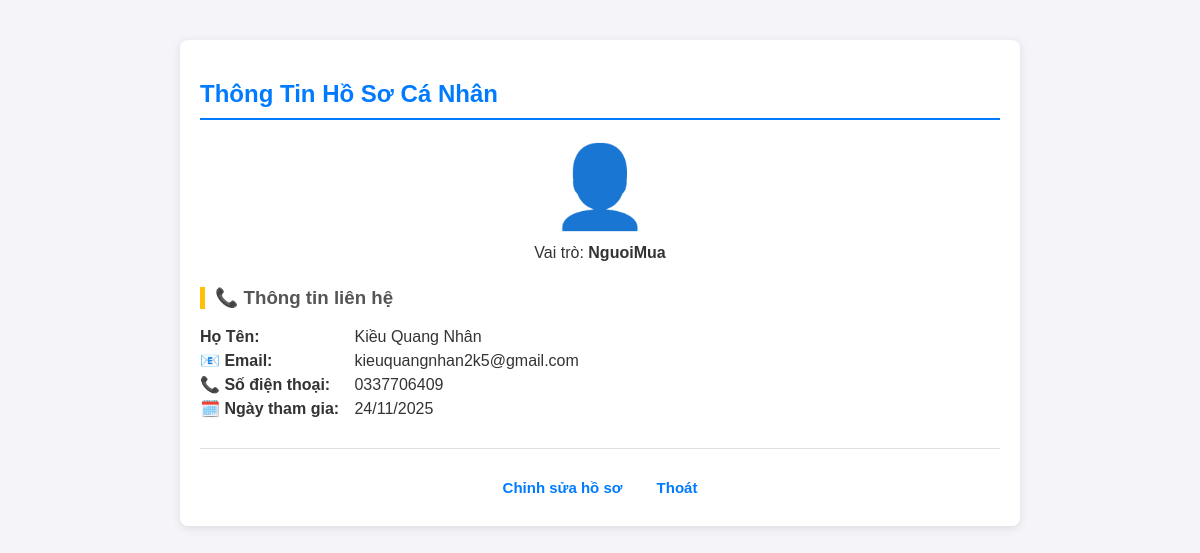
Page /shipper/XemTTCN.php (signed in) on the committed database.
### tables this page shows
CREATE TABLE IF NOT EXISTS `nguoidung` (
  `ID_NguoiDung` int NOT NULL AUTO_INCREMENT,
  `HoTen` varchar(100) NOT NULL,
  `Email` varchar(100) NOT NULL,
  `SoDienThoai` varchar(15) NOT NULL,
  `MatKhau_Hash` varchar(255) NOT NULL,
  `VaiTro` enum('NguoiMua','NguoiBan','NguoiGiaoHang','QuanTriVien') NOT NULL,
  `TrangThaiHoatDong` tinyint(1) DEFAULT '1',
  `DiaChiGiaoHangMacDinh` text,
  `NgayTao` datetime DEFAULT CURRENT_TIMESTAMP,
  `TenDangNhap` varchar(50) DEFAULT NULL,
  `AnhDaiDien` text NOT NULL,
  PRIMARY KEY (`ID_NguoiDung`),
  UNIQUE KEY `Email` (`Email`),
  UNIQUE KEY `SoDienThoai` (`SoDienThoai`),
  UNIQUE KEY `TenDangNhap` (`TenDangNhap`)
);

### src/shipper/XemTTCN.php (the view, shortened to what this page needs)
<?php
require_once __DIR__ . '/../../database/db.php';
$user_id = $_SESSION['user_id'];
$user_data = [];
$error = '';
$sql = "SELECT
            nd.ID_NguoiDung, nd.HoTen, nd.Email, nd.SoDienThoai, nd.VaiTro, nd.TrangThaiHoatDong, nd.NgayTao,
            hsg.AnhDaiDien,
            hsg.GioiTinh, hsg.NamSinh, hsg.Anh_CCCD_Truoc, hsg.Anh_CCCD_Sau, hsg.Anh_BangLaiXe, hsg.BienSoXe, hsg.KhuVucHoatDong, hsg.DiemDanhGiaTrungBinh, hsg.loaixe
        FROM nguoidung nd
        LEFT JOIN hosonguoigiaohang hsg ON nd.ID_NguoiDung = hsg.ID_NguoiDung
        WHERE nd.ID_NguoiDung = ?";
$stmt = mysqli_prepare($conn, $sql);
if ($stmt) {
    mysqli_stmt_bind_param($stmt, "i", $user_id);
    mysqli_stmt_execute($stmt);
    $result = mysqli_stmt_get_result($stmt);
    if ($result && mysqli_num_rows($result) > 0) {
        $user_data = mysqli_fetch_assoc($result);
    } else {
        $error = "Không tìm thấy thông tin người dùng.";
    }
} else {
    $error = "Lỗi truy vấn cơ sở dữ liệu: " . mysqli_error($conn);
}
function display_field($label, $value, $emoji = '') {
    if (!empty($value) || (is_numeric($value) && $value !== 0)) {
        echo "<p><strong>{$emoji} {$label}:</strong> <span>" . htmlspecialchars($value) . "</span></p>";
    }
}
?>
<!DOCTYPE html>
<html lang="vi">
<head>
</head>
<body>
<div class="container">
    <?php if ($error): ?>
        <p class="error"><?php echo $error; ?></p>
    <?php else: ?>
        <h2> Thông Tin Hồ Sơ Cá Nhân</h2>
        <div class="avatar">
            <?php
            $avatar_file = $user_data['AnhDaiDien'] ?? 'default_avatar.png';
            $is_shipper = ($user_data['VaiTro'] === 'NguoiGiaoHang');
            if ($avatar_file === 'default_avatar.png' || empty($avatar_file)):
            ?>
                <?php if ($is_shipper): ?>
                    <span style="font-size: 80px; color: #007bff;">🚚</span>
                <?php else: ?>
                    <span style="font-size: 80px; color: #ccc;">👤</span>
                <?php endif; ?>
            <?php else: ?>
                <img src="../uploads/shipper_documents/<?php echo htmlspecialchars($avatar_file); ?>" alt="Ảnh đại diện">
            <?php endif; ?>
            <p style="margin-top: 10px;">Vai trò:
                <strong><?php echo htmlspecialchars($user_data['VaiTro']); ?></strong>
            </p>
        </div>
        <h3>📞 Thông tin liên hệ</h3>
        <div class="profile-info">
            <?php
                echo "<p><strong>Họ Tên:</strong> <span>" . htmlspecialchars($user_data['HoTen']) . "</span></p>";
                echo "<p><strong>📧 Email:</strong> <span>" . htmlspecialchars($user_data['Email']) . "</span></p>";
                echo "<p><strong>📞 Số điện thoại:</strong> <span>" . htmlspecialchars($user_data['SoDienThoai']) . "</span></p>";
                display_field('Ngày tham gia', date('d/m/Y', strtotime($user_data['NgayTao'])), '🗓️');
            ?>
        </div>
        <hr> <div class="profile-footer">
            <a href="profile.php">Chỉnh sửa hồ sơ</a>
            <a href="hoso.php">Thoát</a>
        </div>
    <?php endif; ?>
</div>
</body>
</html>

### src/shipper/XemTTCN.php (style rules this page uses)
body { font-family: Arial, sans-serif; background-color: #f4f4f9; color: #333; margin: 0; padding: 20px; }
.container { max-width: 800px; margin: 20px auto; padding: 20px; background: #fff; border-radius: 8px; box-shadow: 0 2px 10px rgba(0,0,0,0.1); }
h2 { border-bottom: 2px solid #007bff; padding-bottom: 10px; margin-bottom: 20px; color: #007bff; }
h3 { color: #555; margin-top: 25px; border-left: 5px solid #ffc107; padding-left: 10px; }
.profile-info p { margin: 5px 0; font-size: 16px; }
.profile-info strong { display: inline-block; width: 150px; color: #333; }
.avatar { text-align: center; margin-bottom: 20px; }
.avatar span { font-size: 80px; color: #ccc; }
.container hr { border: 0; height: 1px; background: #e0e0e0; margin: 30px 0 20px 0; padding: 2px solid #dc3545; }
.profile-footer { text-align: center; padding: 10px 0; font-size: 15px; }
.profile-footer a { color: #007bff; text-decoration: none; padding: 5px 10px; margin: 0 5px; border-radius: 4px; transition: all 0.3s ease; font-weight: 600; }

### rows in the picture
nguoidung: VaiTro "NguoiMua", HoTen "Kiều Quang Nhân", Email "kieuquangnhan2k5@gmail.com", SoDienThoai "0337706409"

### other values in the picture
$emoji "🗓️"
$label "Ngày tham gia"
$value "24/11/2025"
